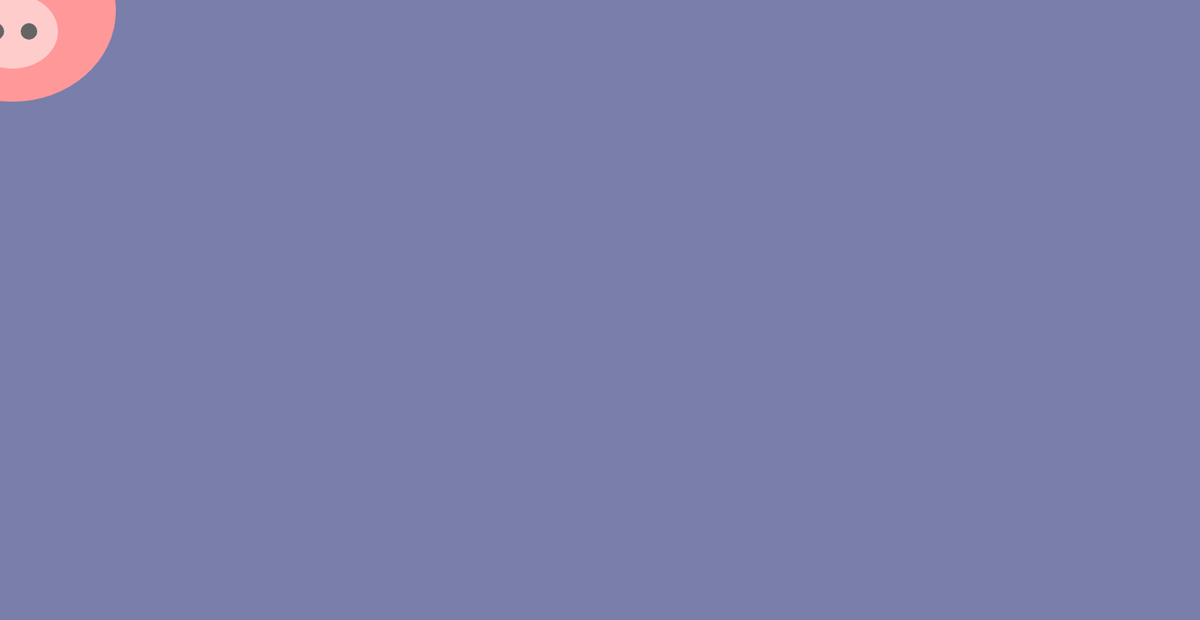
Frame 1 (no input)
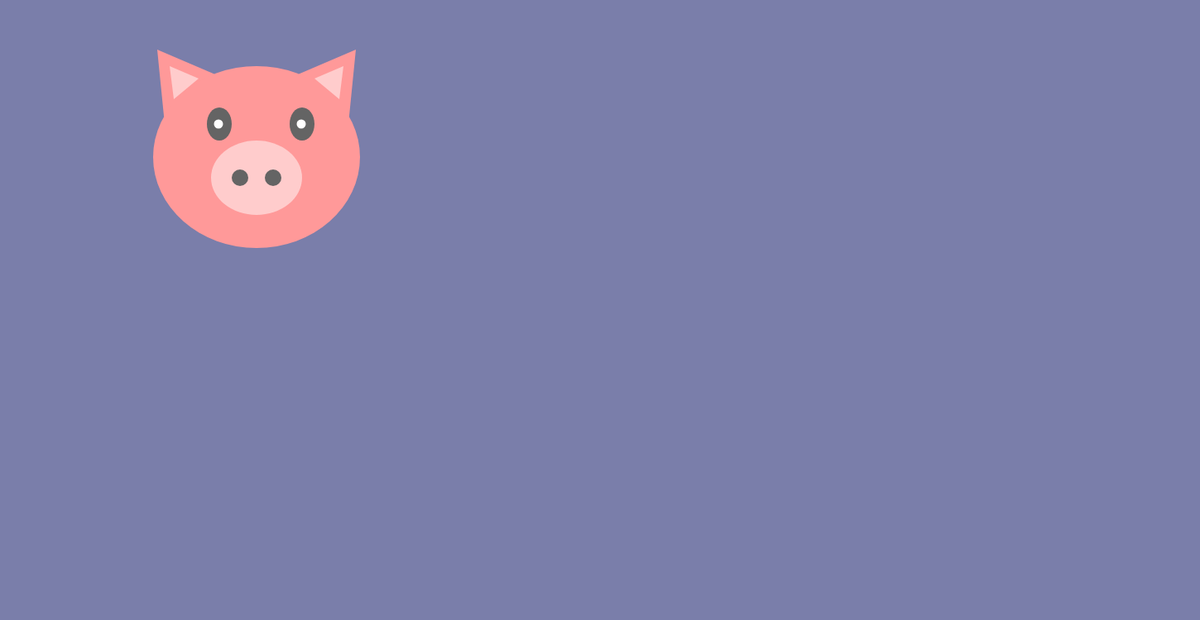
Frame 60 (no input)
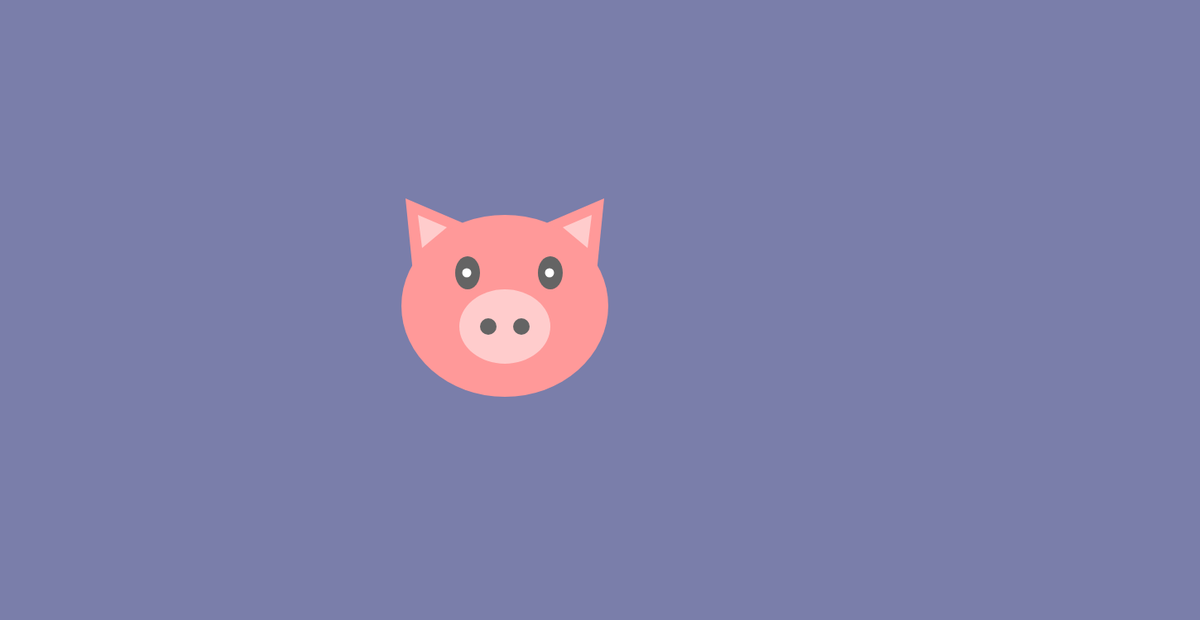
Frame 120 (the mouse pressed at the canvas centre since frame 60)

The p5.js sketch that drew these frames (run headless with seeded random() and noise() and a simulated clock; from frame 60 on, the mouse is pressed at the canvas centre):

// p5.js sketch
// ── sketch.js
var svinX = 10;
  var svinY = 10;
  var svinBukur = 100;
  var hradiX = 5;
  var hradiY = 3;
  var nasir = 20;
  var augasteinn1 = 46
  var augasteinn2 = 54
  var munnurX = 60
  var munnurY = 15

  function setup() {
    createCanvas(1450,750);
  }
  function draw() {
    background(122,126,170);
    noStroke()
    svinX = svinX + hradiX;
    svinY = svinY + hradiY;
    if (abs(svinX - width/2)> width/2){
      hradiX = -1*hradiX;
      svinBukur = random (50,200);
    }
    if (abs(svinY - height/2)> height/2){
      hradiY = -1*hradiY;
      svinBukur = random(0,360);
    }

    svin(svinX,svinY,svinBukur);
  }

  // Teiknar svin
  // með miðju í punktinum (x,y)
  // Bukur: stjórnar lengdinni á búknum
  function svin(x,y,bukur){
    rectMode(CENTER);
     // Teiknum eyru
  fill(255,153,153)
  triangle(x - 110- 1/bukur,y - 30- 1/bukur,x-50- 1/bukur,y-100- 1/bukur,x-120- 1/bukur,y-130- 1/bukur)
  triangle(x + 110 - 1/bukur,y - 30 - 1/bukur,x+50- 1/bukur,y-100- 1/bukur,x+120- 1/bukur,y-130- 1/bukur)
    // Teiknum búkinn
    fill(255,153,153);
  ellipse(x,y,250,220);
    // Teiknum nefið
    fill(255,204,204);
  ellipse(x - 1/bukur,y + 25, 110,90);
    // Teiknum nasir
  fill(100);
  ellipse (x - 20 - 1/bukur, y + 25,nasir,nasir);
  ellipse (x + 20 - 1/bukur, y + 25,nasir,nasir);
    // Teiknum augun
   fill(100);
  ellipse (x - 45 - 1/bukur,y - 40 , 30,40);
  ellipse (x + 55 - 1/bukur,y - 40, 30,40);
    // Teiknum augasteina
  fill(255);
  ellipse (x - augasteinn1 - 1/bukur,y - 40 - 1/bukur,11,11);
  ellipse (x + augasteinn2 - 1/bukur,y - 40 - 1/bukur,11,11);
    //Innri eyru
  fill(255,204,204)
  triangle(x-100-1/bukur,y-70-1/bukur,x-70-1/bukur,y-95-1/bukur,x-105-1/bukur,y-110- 1/bukur)
  triangle(x+100-1/bukur,y-70-1/bukur,x+70-1/bukur,y-95-1/bukur,x+105-1/bukur,y-110- 1/bukur)
  }
